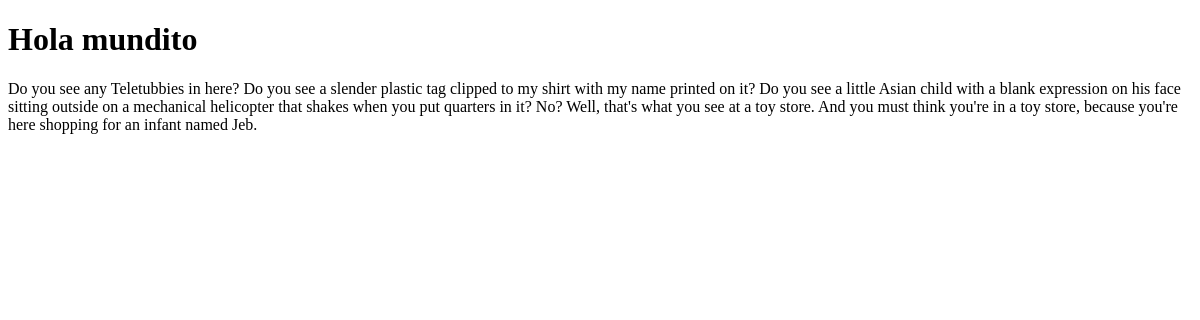
Before: /bevolist/ with the older database file.
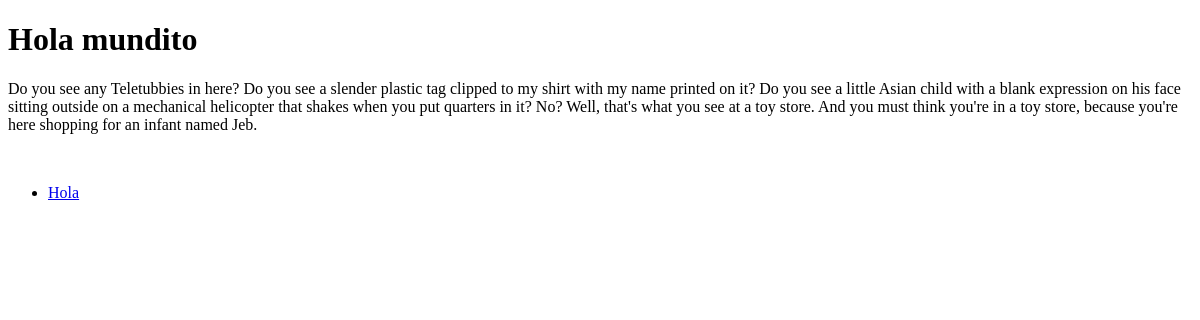
After: the same page with the newer database file.
### bevolist/models.py (models this page shows)
class Item(models.Model):
	listing = models.CharField(max_length=1, choices=LISTING_TYPES, default='T')
	name = models.CharField(max_length=255)
	category = models.ForeignKey(Category)
	department = models.CharField(max_length=255)
	description = models.TextField()
	posted_on = models.DateTimeField(auto_now_add=True)

### bevolist/views.py (the view)
def index(request):
	items = Item.objects.all()
	context = Context({'title' : 'Bevolist Site', 'items' : items})
	return render_to_response('bevolist/index.html', context)

### templates/bevolist/index.html (shortened to what this page needs)
<!doctype html>
<html lang="en">
<head>
</head>
<body>
	<h1>Hola mundito</h1>
	<p>Do you see any Teletubbies in here? Do you see a slender plastic tag clipped to my shirt with my name printed on it? Do you see a little Asian child with a blank expression on his face sitting outside on a mechanical helicopter that shakes when you put quarters in it? No? Well, that's what you see at a toy store. And you must think you're in a toy store, because you're here shopping for an infant named Jeb.</p>
	<br />
	<ul>
		{% for item in items %}
		<li><a href="{{ item.id }}">{{ item.name|capfirst }}</a></li>
		{% endfor %}
	</ul>
</body>
</html>

Changed rows visible on the page:
added Item: name "Hola"
